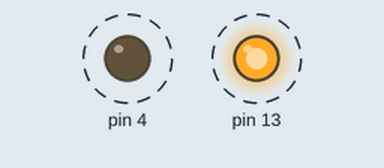
Recording of a sketch running on a simulated Arduino Uno, built with avr-gcc and run on an emulated ATmega328P. Shown: output pins drawn as LEDs (lit = HIGH). Dashed ring = blinking.

Above: at 0.2 s.
Timing chart, 0 to 4.6 s (numbered marks = the images above):
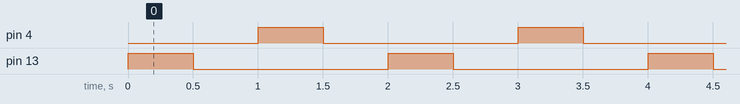

The sketch:

led.ino
```cpp
void setup() {
  pinMode(13, OUTPUT);
  pinMode(4, OUTPUT);

}

void loop() {
  digitalWrite(13, HIGH);
  delay(500);  ///1000ms = 1초
  digitalWrite(13, LOW);
  delay(500);
  digitalWrite(4, HIGH);
  delay(500);  ///1000ms = 1초
  digitalWrite(4, LOW);
  delay(500);


}
```

Measured:
- by itself, pin 4, pin 13: alternates HIGH for 0.50 s and LOW for 1.5 s
- by itself, everything shown: repeats every 2.0 s, in 4 steps
